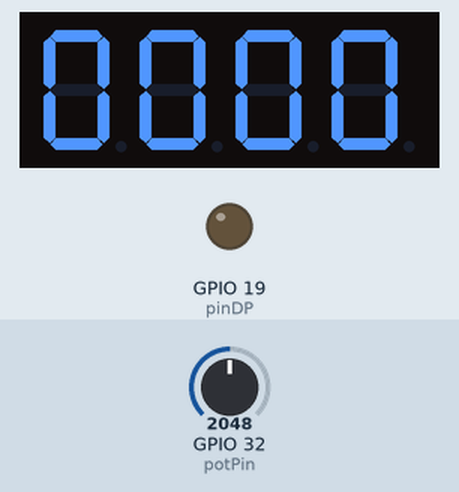
Simulated run of this sketch. Board: ESP32. On the bench: 4-digit seven-segment display, output pins drawn as LEDs (lit = HIGH). Wiring (inferred from the names in the program): 4-digit 7-segment display, segments lit when HIGH: segments GPIO 14, GPIO 27, GPIO 21, GPIO 18, GPIO 17, GPIO 33, GPIO 22, GPIO 2; digit selects GPIO 12, GPIO 25, GPIO 26, GPIO 23. The test bench sets the inputs (shaded band); at power-on: GPIO 32 (potPin) = 2048. The segment pins are drawn as the display they are named for; pins used as bus, display or sensor lines are not drawn.

Above: at 1.2 s.
1.3 s: GPIO 32 (potPin) set to 0
At 1.92 s:
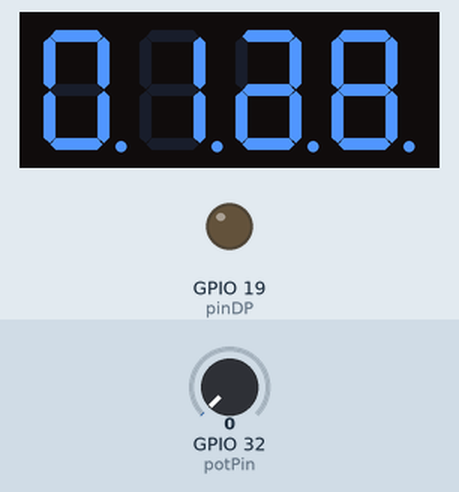
3.3 s: GPIO 32 (potPin) set to 491
At 4.2 s:
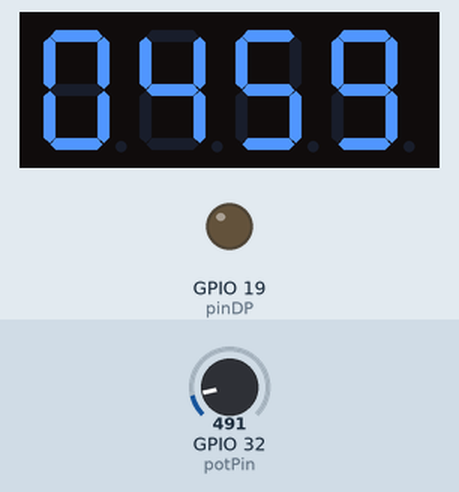
Timing chart, 0 to 6.3 s (numbered marks = the images above; inputs shaded):
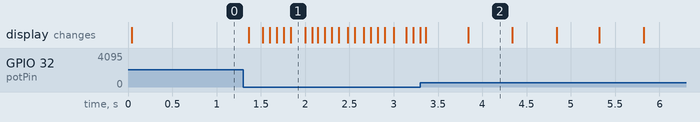

Measured:
- after the input at 1.3 s, the display: first changes after 0.06 s (image 1 shows a later state)
- what the display in image 2 shows lasts 0.5 s, from 3.8 s to 4.3 s

The sketch:

dynamicBlinkingBulbAndDisplay.ino
```cpp
int pinA = 14;
int pinB = 27;
int pinC = 21;
int pinD = 18;
int pinE = 17;
int pinF = 33;
int pinG = 22;
int pinDP = 19;  // the decimal point pin
int D1 = 12;     // Digit 1
int D2 = 25;     // Digit 2
int D3 = 26;     // Digit 3
int D4 = 23;     // Digit 4
int t = 250; // time delay

// Pin Definitions
const int ledPin = 2;
const int potPin = 32;
unsigned long previousMillis = 0;  // Store the last time LED was toggled
int ledDelay = 0;  // Variable to store delay time for LED
int blinkCount = 0;  // Counter to track LED blink number

void setup()
{
  // initialise the digital pins as outputs.
  pinMode(pinA, OUTPUT);
  pinMode(pinB, OUTPUT);
  pinMode(pinC, OUTPUT);
  pinMode(pinD, OUTPUT);
  pinMode(pinE, OUTPUT);
  pinMode(pinF, OUTPUT);
  pinMode(pinG, OUTPUT);
  pinMode(pinDP, OUTPUT);
  pinMode(D1, OUTPUT);
  pinMode(D2, OUTPUT);
  pinMode(D3, OUTPUT);
  pinMode(D4, OUTPUT);

  // Initialize LED output
  pinMode(ledPin, OUTPUT);

  // Initialize potentiometer input
  pinMode(potPin, INPUT);

  // Start Serial monitor
  Serial.begin(115200);
}

void loop()
{
  // Read the potentiometer value (0 to 4095)
  ledDelay = analogRead(potPin);

  // LED control (Non-blocking using millis)
  unsigned long currentMillis = millis();
  if (currentMillis - previousMillis >= ledDelay) {
    previousMillis = currentMillis;
    digitalWrite(ledPin, HIGH); // LED on
    blinkCount++;  // Increment the blink count each time the LED turns on
    if (blinkCount > 9999) {  // Reset the counter after 9999
      blinkCount = 0;
    }
    //Serial.println("high");
  } else {
    digitalWrite(ledPin, LOW);  // LED off
    //Serial.println("low");
  }

  // Break down blinkCount into digits
  int digitD4 = blinkCount % 10;       // Least significant digit (ones place)
  int digitD3 = (blinkCount / 10) % 10; // Tens place
  int digitD2 = (blinkCount / 100) % 10; // Hundreds place
  int digitD1 = (blinkCount / 1000) % 10; // Thousands place

  // Display digits
  write_D1();
  print_digit(digitD1);  // Display the thousands digit (D1)
  delay(1);

  write_D2();
  print_digit(digitD2);  // Display the hundreds digit (D2)
  delay(1);

  write_D3();
  print_digit(digitD3);  // Display the tens digit (D3)
  delay(1);

  write_D4();
  print_digit(digitD4);  // Display the ones digit (D4)
  delay(1);
}

// the functions for selecting the common pin to turn on
void write_D1()
{
  digitalWrite(D1, LOW);
  digitalWrite(D2, HIGH);
  digitalWrite(D3, HIGH);
  digitalWrite(D4, HIGH);
}

void write_D2()
{
  digitalWrite(D1, HIGH);
  digitalWrite(D2, LOW);
  digitalWrite(D3, HIGH);
  digitalWrite(D4, HIGH);
}

void write_D3()
{
  digitalWrite(D1, HIGH);
  digitalWrite(D2, HIGH);
  digitalWrite(D3, LOW);
  digitalWrite(D4, HIGH);
}

void write_D4()
{
  digitalWrite(D1, HIGH);
  digitalWrite(D2, HIGH);
  digitalWrite(D3, HIGH);
  digitalWrite(D4, LOW);
}

// the functions for writing characters to the display
void print_0() // writing 0
{
  digitalWrite(pinA, HIGH);
  digitalWrite(pinB, HIGH);
  digitalWrite(pinC, HIGH);
  digitalWrite(pinD, HIGH);
  digitalWrite(pinE, HIGH);
  digitalWrite(pinF, HIGH);
  digitalWrite(pinG, LOW);
  digitalWrite(pinDP, LOW); // the decimal point is always off by default
}

void print_1() // writing 1
{
  digitalWrite(pinA, LOW);
  digitalWrite(pinB, HIGH);
  digitalWrite(pinC, HIGH);
  digitalWrite(pinD, LOW);
  digitalWrite(pinE, LOW);
  digitalWrite(pinF, LOW);
  digitalWrite(pinG, LOW);
  digitalWrite(pinDP, LOW);
}

void print_2() // writing 2
{
  digitalWrite(pinA, HIGH);
  digitalWrite(pinB, HIGH);
  digitalWrite(pinC, LOW);
  digitalWrite(pinD, HIGH);
  digitalWrite(pinE, HIGH);
  digitalWrite(pinF, LOW);
  digitalWrite(pinG, HIGH);
  digitalWrite(pinDP, LOW);
}

void print_3() // writing 3
{
  digitalWrite(pinA, HIGH);
  digitalWrite(pinB, HIGH);
  digitalWrite(pinC, HIGH);
  digitalWrite(pinD, HIGH);
  digitalWrite(pinE, LOW);
  digitalWrite(pinF, LOW);
  digitalWrite(pinG, HIGH);
  digitalWrite(pinDP, LOW);
}

void print_4() // writing 4
{
  digitalWrite(pinA, LOW);
  digitalWrite(pinB, HIGH);
  digitalWrite(pinC, HIGH);
  digitalWrite(pinD, LOW);
  digitalWrite(pinE, LOW);
  digitalWrite(pinF, HIGH);
  digitalWrite(pinG, HIGH);
  digitalWrite(pinDP, LOW);
}

void print_5() // writing 5
{
  digitalWrite(pinA, HIGH);
  digitalWrite(pinB, LOW);
  digitalWrite(pinC, HIGH);
  digitalWrite(pinD, HIGH);
  digitalWrite(pinE, LOW);
  digitalWrite(pinF, HIGH);
  digitalWrite(pinG, HIGH);
  digitalWrite(pinDP, LOW);
}

void print_6() // writing 6
{
  digitalWrite(pinA, HIGH);
  digitalWrite(pinB, LOW);
  digitalWrite(pinC, HIGH);
  digitalWrite(pinD, HIGH);
  digitalWrite(pinE, HIGH);
  digitalWrite(pinF, HIGH);
  digitalWrite(pinG, HIGH);
  digitalWrite(pinDP, LOW);
}

void print_7() // writing 7
{
  digitalWrite(pinA, HIGH);
  digitalWrite(pinB, HIGH);
  digitalWrite(pinC, HIGH);
  digitalWrite(pinD, LOW);
  digitalWrite(pinE, LOW);
  digitalWrite(pinF, LOW);
  digitalWrite(pinG, LOW);
  digitalWrite(pinDP, LOW);
}

void print_8() // writing 8
{
  digitalWrite(pinA, HIGH);
  digitalWrite(pinB, HIGH);
  digitalWrite(pinC, HIGH);
  digitalWrite(pinD, HIGH);
  digitalWrite(pinE, HIGH);
  digitalWrite(pinF, HIGH);
  digitalWrite(pinG, HIGH);
  digitalWrite(pinDP, LOW);
}

void print_9() // writing 9
{
  digitalWrite(pinA, HIGH);
  digitalWrite(pinB, HIGH);
  digitalWrite(pinC, HIGH);
  digitalWrite(pinD, HIGH);
  digitalWrite(pinE, LOW);
  digitalWrite(pinF, HIGH);
  digitalWrite(pinG, HIGH);
  digitalWrite(pinDP, LOW);
}

void print_decimal() // writing the decimal point
{
  digitalWrite(pinDP, HIGH);
}

void print_OFF() // turning all 7 segments plus the decimal point off
{
  digitalWrite(pinA, LOW);
  digitalWrite(pinB, LOW);
  digitalWrite(pinC, LOW);
  digitalWrite(pinD, LOW);
  digitalWrite(pinE, LOW);
  digitalWrite(pinF, LOW);
  digitalWrite(pinG, LOW);
  digitalWrite(pinDP, LOW);
}

// Print the correct digit function
void print_digit(int digit)
{
  switch (digit) {
    case 0: print_0(); break;
    case 1: print_1(); break;
    case 2: print_2(); break;
    case 3: print_3(); break;
    case 4: print_4(); break;
    case 5: print_5(); break;
    case 6: print_6(); break;
    case 7: print_7(); break;
    case 8: print_8(); break;
    case 9: print_9(); break;
  }
}
/*
 ____        _ _
|  _ \ _   _| | |_   _
| | | | | | | | | | | |
| |_| | |_| | | | |_| |
|____/ \__,_|_|_|\__, |
                 |___/
*/
```
